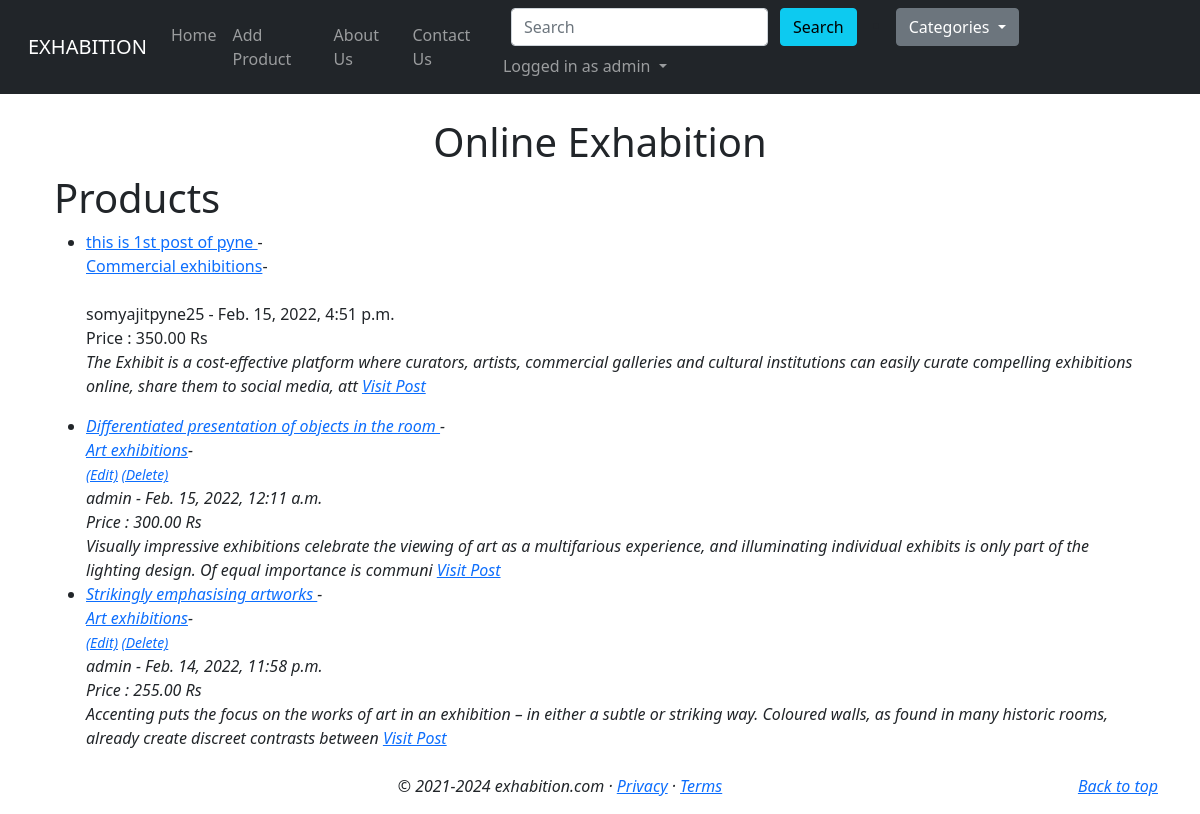
The app's page / (signed in) with its own data.
### home/models.py (models this page shows, shortened)
class Product(models.Model):
    title=models.CharField(max_length=255)
    product_image=models.ImageField(null=True, blank=True,upload_to='images/')
    title_tag=models.CharField(max_length=255)
    author=models.ForeignKey(User, on_delete=models.CASCADE)
    desc=RichTextField(blank=True, null=True)
    price=models.DecimalField(max_digits=8, decimal_places=2)
    category=models.CharField(max_length=255)
    likes=models.ManyToManyField(User,related_name='product_posts')
    created_at=models.DateTimeField(auto_now_add=True)
    updated_at = models.DateTimeField(auto_now=True)

### home/views.py (the view)
# urls.py: path('', homeView.as_view(), name='homeView'),
class homeView(ListView):
    model=Product
    template_name='home/home.html'
    ordering=['-created_at']
    def get_context_data(self, *args,**kwargs):
        cats_menu=Category.objects.all()
        context=super(homeView, self).get_context_data(*args, **kwargs)
        context['cats_menu']=cats_menu
        return context

### home/models.py (called while the page is built)
    def __str__(self):
        return self.name

### templates/home/home.html (shortened to what this page needs)
{% extends 'base.html' %}
{% block body %}
<div class="container my-4">
    <h1 class="my-2 text-center">Online Exhabition</h1>
    <div class="container">
        <h1>Products</h1>
    <ul>
    {% for product in object_list %}
    <li> <a href=" {% url 'Product_Details' product.pk %} ">
    {{ product.title }} </a> -
    <br>
    <a href=" {% url 'category' product.category|slugify %} ">
        {{ product.category }}</a>-
    <br>
    <small>
    {% if user.is_authenticated %}
    {% if user.id == product.author.id %}
    <a href=" {% url 'Update_Product' product.pk %} ">(Edit)</a>
    <a href=" {% url 'Delete_Product' product.pk %} ">(Delete)</a>
    {% endif %}
    {% endif %}
</small>
    <br>
     {{product.author.username}} - {{ product.created_at }}
     <br>
     Price : {{ product.price }} Rs
    <br>
    {{ product.desc | slice:':200' | safe }}
    <a href=" {% url 'Product_Details' product.pk %}">Visit Post</a>
    </li>
    {% endfor %}
    </ul>
    </div>
</div>
{% endblock body %}

### templates/nav.html (shortened to what this page needs)
{% load static %}
<nav class="navbar navbar-expand-lg navbar-dark bg-dark">
        <div class="container-fluid">
            <a class="navbar-brand" href="/">EXHABITION</a>
            <div class="collapse navbar-collapse" id="navbarSupportedContent">
                <ul class="navbar-nav me-auto mb-2 mb-lg-0">
                    <li class="nav-item ">
                      <a class="nav-link {% block homeactive %}{% endblock homeactive %} " aria-current="page" href="/">Home</a>
                    </li>
                    {% if user.is_authenticated %}
                    <li class="nav-item ">
                      <a class="nav-link {% block blogactive %}{% endblock blogactive %}" href="Add_Product">Add Product</a>
                    </li>
                    {% endif %}
                    <li class="nav-item ">
                      <a class="nav-link {% block aboutactive %}{% endblock aboutactive %}" href="/about">About Us</a>
                    </li>
                     <li class="nav-item ">
                      <a class="nav-link {% block contactactive %}{% endblock contactactive %}" href="/contact">Contact Us</a>
                    </li>
                  </ul>
                <div class="ml auto form-inline">
                    <form method="get" action="/search" class=" my-2 mx-3 my-lg-0">
                        <input class="form-control mr-sm-2" type="search" placeholder="Search" aria-label="Search"
                            name="query" id="query">
                        <button class="btn btn-info my-2 my-sm-0" type="submit">Search</button>
                    </form>
                    {% if cats_menu %}
                    <li class="nav-item dropdown">
                      <button class="btn btn-secondary dropdown-toggle mr-2" type="button" id="dropdownMenuButton1" data-bs-toggle="dropdown" aria-expanded="false">
                        Categories
                      </button>
                    </li>
                    {% else %}
                    <ul class="navbar-nav me-auto mb-2 mb-lg-0">
                    <li class="nav-item">
                      <a class="nav-link" href="{% url 'category_list' %}">Categories</a>
                    </li>
                  </ul>
                    {% endif %}
                    {% if user.is_authenticated %}
                    <ul class="navbar-nav mr-2">
                        <li class="nav-item dropdown">
                            <a class="nav-link dropdown-toggle" href="#" id="navbarDropdown" role="button"
                                data-toggle="dropdown" aria-haspopup="true" aria-expanded="false">
                                Logged in as {{request.user}}
                            </a>
                        </li>
                    </ul>
                    {% endif %}
                </div>
            </div>
        </div>
</nav>

### records on screen
Product: title "this is 1st post of pyne", category "Commercial exhibitions", author.username "somyajitpyne25", created_at "Feb. 15, 2022, 4:51 p.m.", price "350.00", desc "The Exhibit is a cost-effective platform where curators, artists, commercial galleries and cultural institutions can easily curate compelling exhibitions online, share them to social media, att"
Product: title "Differentiated presentation of objects in the room", category "Art exhibitions", shows "(Edit)", author.username "admin", created_at "Feb. 15, 2022, 12:11 a.m.", price "300.00", desc "Visually impressive exhibitions celebrate the viewing of art as a multifarious experience, and illuminating individual exhibits is only part of the lighting design. Of equal importance is communi"
Product: title "Strikingly emphasising artworks", category "Art exhibitions", shows "(Edit)", author.username "admin", created_at "Feb. 14, 2022, 11:58 p.m.", price "255.00", desc "Accenting puts the focus on the works of art in an exhibition – in either a subtle or striking way. Coloured walls, as found in many historic rooms, already create discreet contrasts between"

### other values on screen
{{ request.user }} "admin"
